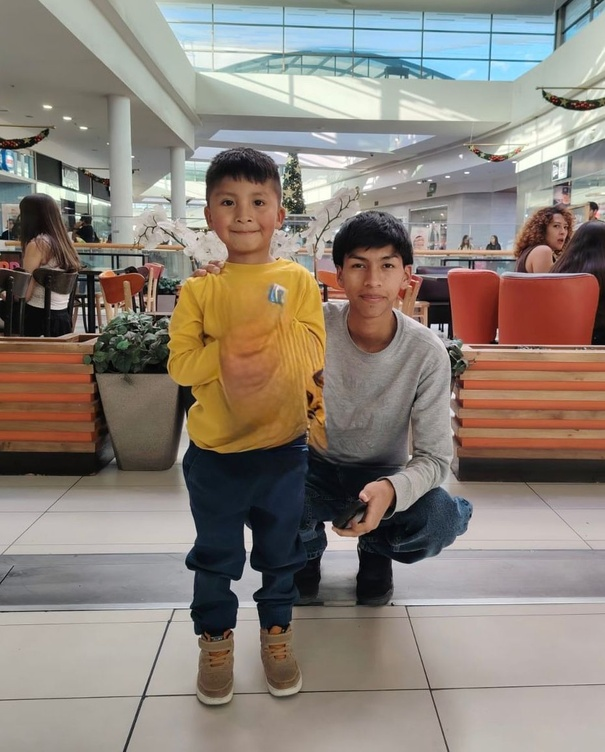
#> input picture img1.jpeg, 605 x 752 px, shrunk from 930 x 1155 before the run
$ jupyter execute actividad.ipynb
#> lines starting #> are read from the running program, lines starting #| are printed output that depends on the picture
[cell 1]
import cv2
import numpy as np
import matplotlib.pyplot as plt

img1 = cv2.imread('img1.jpeg')
#> img1 is the input picture: shape (752, 605, 3); mean B, G, R 120.2, 129.3, 139.1
img1_rgb = cv2.cvtColor(img1, cv2.COLOR_BGR2RGB)
img1_gray = cv2.cvtColor(img1, cv2.COLOR_BGR2GRAY)
cv2.imwrite("img1_bgr_guardada.jpg", img1)
cv2.imwrite("img1_gris_guardada.jpg", img1_gray)

fig, axs = plt.subplots(1, 4, figsize=(20, 5))

axs[0].imshow(img1_rgb)
axs[0].set_title('Imagen Original RGB')
axs[0].axis("off")

red = np.zeros_like(img1_rgb)
red[...,0] = img1_rgb[...,0]
axs[1].imshow(red)
axs[1].set_title('Canal Rojo')
axs[1].axis("off")

green = np.zeros_like(img1_rgb)
green[...,1] = img1_rgb[...,1]
axs[2].imshow(green)
axs[2].set_title('Canal Verde')
axs[2].axis("off")

blue = np.zeros_like(img1_rgb)
blue[...,2] = img1_rgb[...,2]
axs[3].imshow(blue)
axs[3].set_title('Canal Azul')
axs[3].axis("off")

plt.show()

fig, axs = plt.subplots(1, 3, figsize=(18,5))

axs[0].imshow(img1_gray, cmap='gray')
axs[0].set_title('Escala de Grises')
axs[0].axis("off")

fig_img = axs[1].imshow(img1_gray, cmap='jet')
fig.colorbar(fig_img, ax=axs[1], shrink=0.5)
axs[1].set_title('Color Falso')

axs[2].imshow(img1_rgb)
axs[2].set_title('RGB')
axs[2].axis("off")

plt.show()

[cell 2]
import cv2
import matplotlib.pyplot as plt
import numpy as np

img2 = cv2.imread("img2.jpeg")
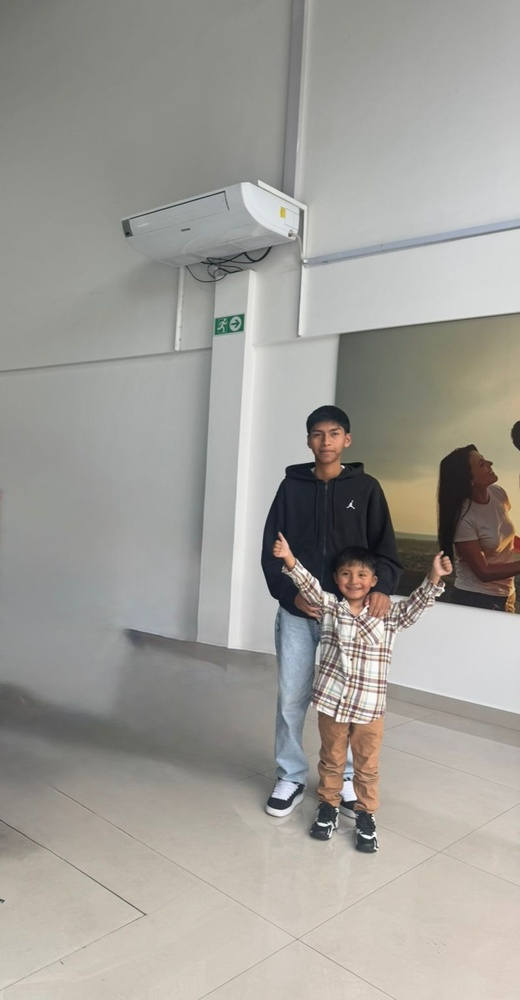
#> input picture img2.jpeg, 520 x 1000 px, shrunk from 799 x 1536 before the run
#> img2 is the input picture: shape (1000, 520, 3); mean B, G, R 152, 157.6, 159.9

img2_rgb = cv2.cvtColor(img2, cv2.COLOR_BGR2RGB)
img2_gray = cv2.cvtColor(img2, cv2.COLOR_BGR2GRAY)

cv2.imwrite("img2_bgr_guardada.jpg", img2)
cv2.imwrite("img2_gris_guardada.jpg", img2_gray)

fig, axs = plt.subplots(1, 4, figsize=(20, 5))

axs[0].imshow(img2_rgb)
axs[0].set_title("Imagen Original")
axs[0].axis("off")

red = np.zeros_like(img2_rgb)
red[...,0] = img2_rgb[...,0]
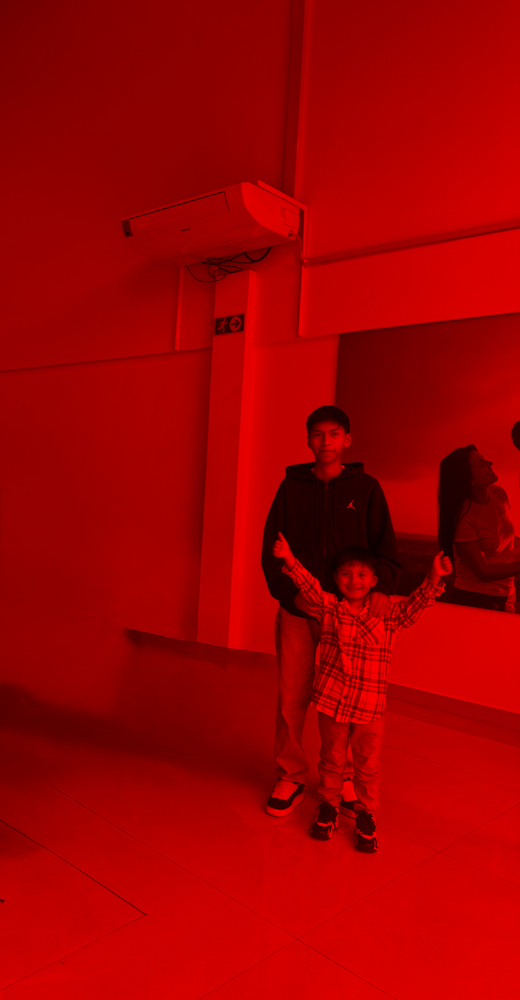
#> red: shape (1000, 520, 3); mean R, G, B 159.9, 0, 0
axs[1].imshow(red)
axs[1].set_title('Canal Rojo')
axs[1].axis("off")

green = np.zeros_like(img2_rgb)
green[...,1] = img2_rgb[...,1]
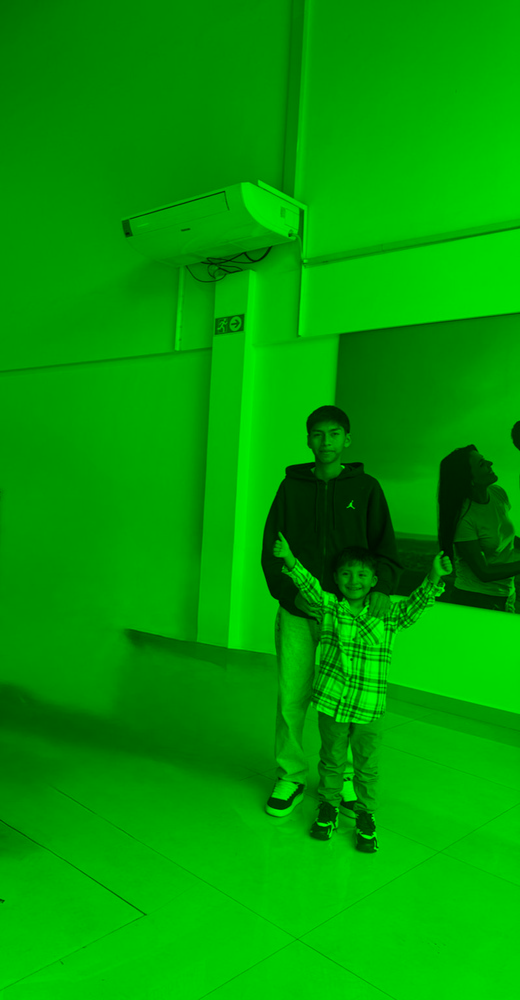
#> green: shape (1000, 520, 3); mean R, G, B 0, 157.6, 0
axs[2].imshow(green)
axs[2].set_title('Canal Verde')
axs[2].axis("off")

blue = np.zeros_like(img2_rgb)
blue[...,2] = img2_rgb[...,2]
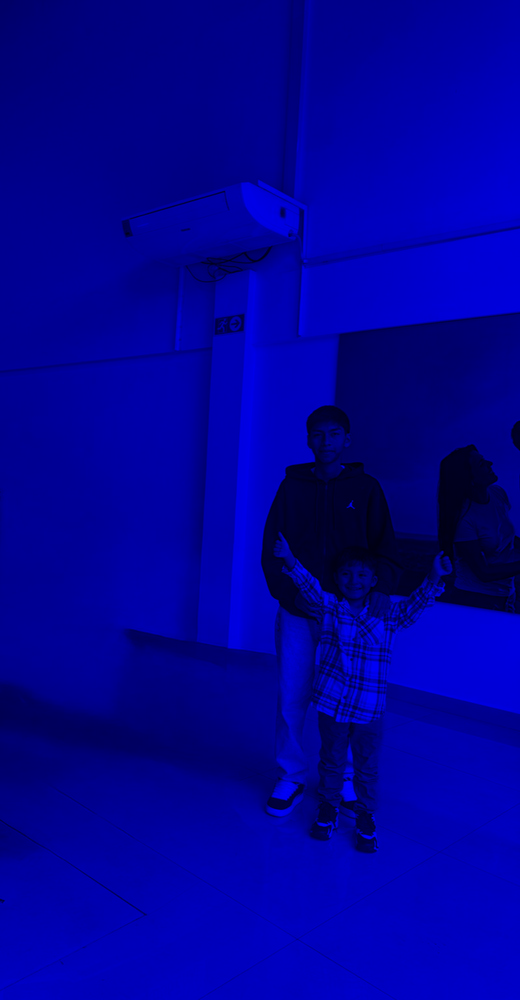
#> blue: shape (1000, 520, 3); mean R, G, B 0, 0, 152
axs[3].imshow(blue)
axs[3].set_title('Canal Azul')
axs[3].axis("off")

plt.show()
fig, axs = plt.subplots(1, 2, figsize=(12, 5))

fig_img = axs[0].imshow(img2_gray, cmap='gray')
fig.colorbar(fig_img, ax=axs[0], shrink=0.7)
axs[0].set_title("Escala de Grises")
axs[0].axis("off")

fig_img = axs[1].imshow(img2_gray, cmap='jet')
fig.colorbar(fig_img, ax=axs[1], shrink=0.7)
axs[1].set_title("Color Falso")
axs[1].axis("off")

plt.show()
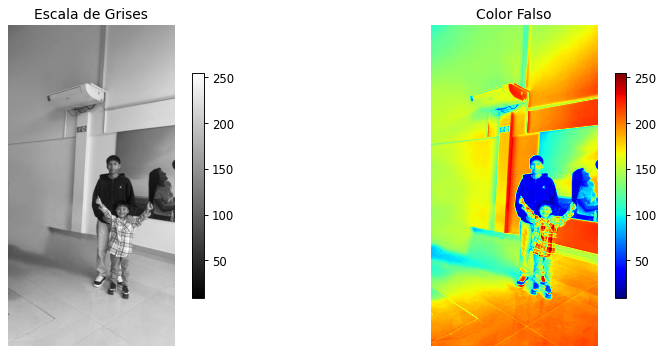
#> figure drawn by matplotlib, 4 panels

[cell 3]
import cv2
import numpy as np
import matplotlib.pyplot as plt

img = cv2.imread('img3.jpeg')
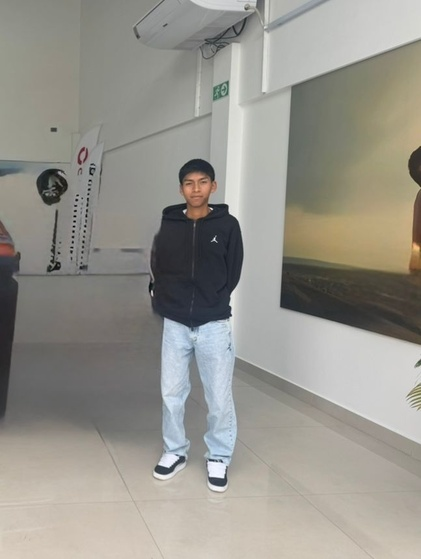
#> input picture img3.jpeg, 421 x 559 px, shrunk from 647 x 858 before the run
#> img is the input picture: shape (559, 421, 3); mean B, G, R 141.1, 148.6, 150.8

img_rgb = cv2.cvtColor(img, cv2.COLOR_BGR2RGB)
img_gray = cv2.cvtColor(img, cv2.COLOR_BGR2GRAY)

cv2.imwrite("img3_bgr_guardada.jpg", img)
cv2.imwrite("img3_gris_guardada.jpg", img_gray)

fig, axs = plt.subplots(1, 4, figsize=(20, 5))

axs[0].imshow(img_rgb)
axs[0].set_title('Imagen Original')
axs[0].axis("off")

red = np.zeros_like(img_rgb)
red[...,0] = img_rgb[...,0]
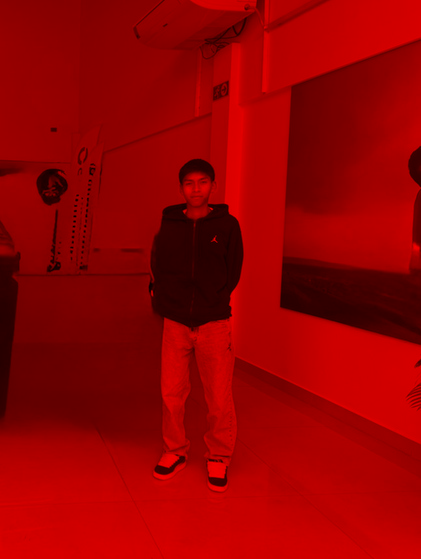
#> red: shape (559, 421, 3); mean R, G, B 150.8, 0, 0
axs[1].imshow(red)
axs[1].set_title('Canal Rojo')
axs[1].axis("off")

green = np.zeros_like(img_rgb)
green[...,1] = img_rgb[...,1]
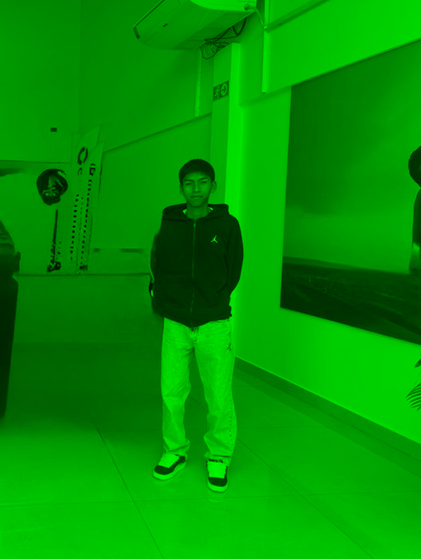
#> green: shape (559, 421, 3); mean R, G, B 0, 148.6, 0
axs[2].imshow(green)
axs[2].set_title('Canal Verde')
axs[2].axis("off")

blue = np.zeros_like(img_rgb)
blue[...,2] = img_rgb[...,2]
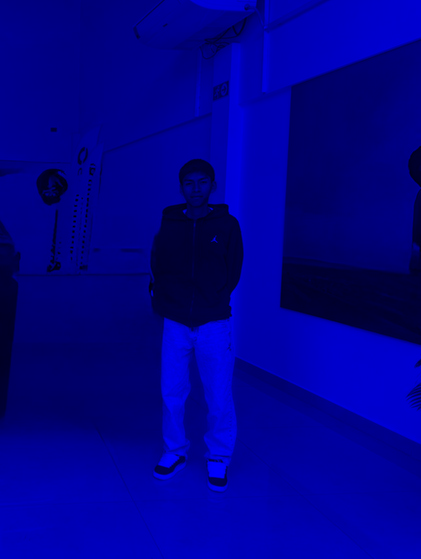
#> blue: shape (559, 421, 3); mean R, G, B 0, 0, 141.1
axs[3].imshow(blue)
axs[3].set_title('Canal Azul')
axs[3].axis("off")

plt.show()

fig, axs = plt.subplots(1, 2, figsize=(12, 5))

fig_img = axs[0].imshow(img_gray, cmap='gray')
fig.colorbar(fig_img, ax=axs[0], shrink=0.7)
axs[0].set_title('Escala de Grises')
axs[0].axis("off")

fig_img = axs[1].imshow(img_gray, cmap='jet')
fig.colorbar(fig_img, ax=axs[1], shrink=0.7)
axs[1].set_title('Color Falso')
axs[1].axis("off")

plt.show()
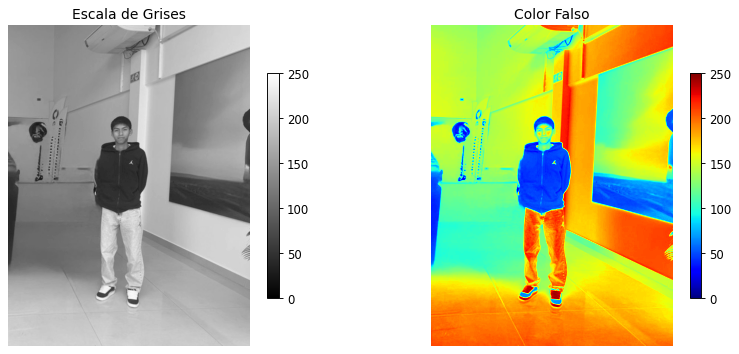
#> figure drawn by matplotlib, 4 panels
